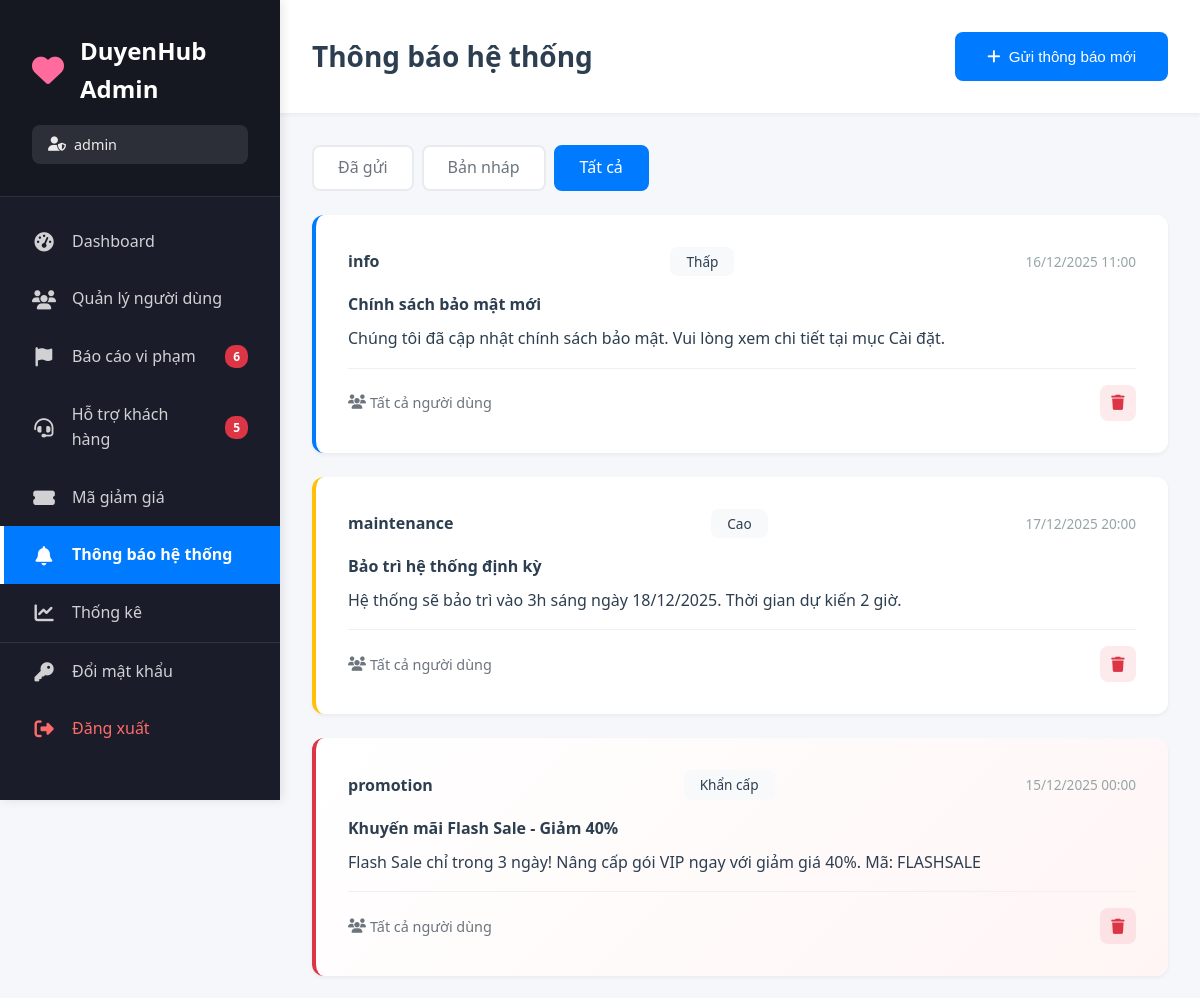
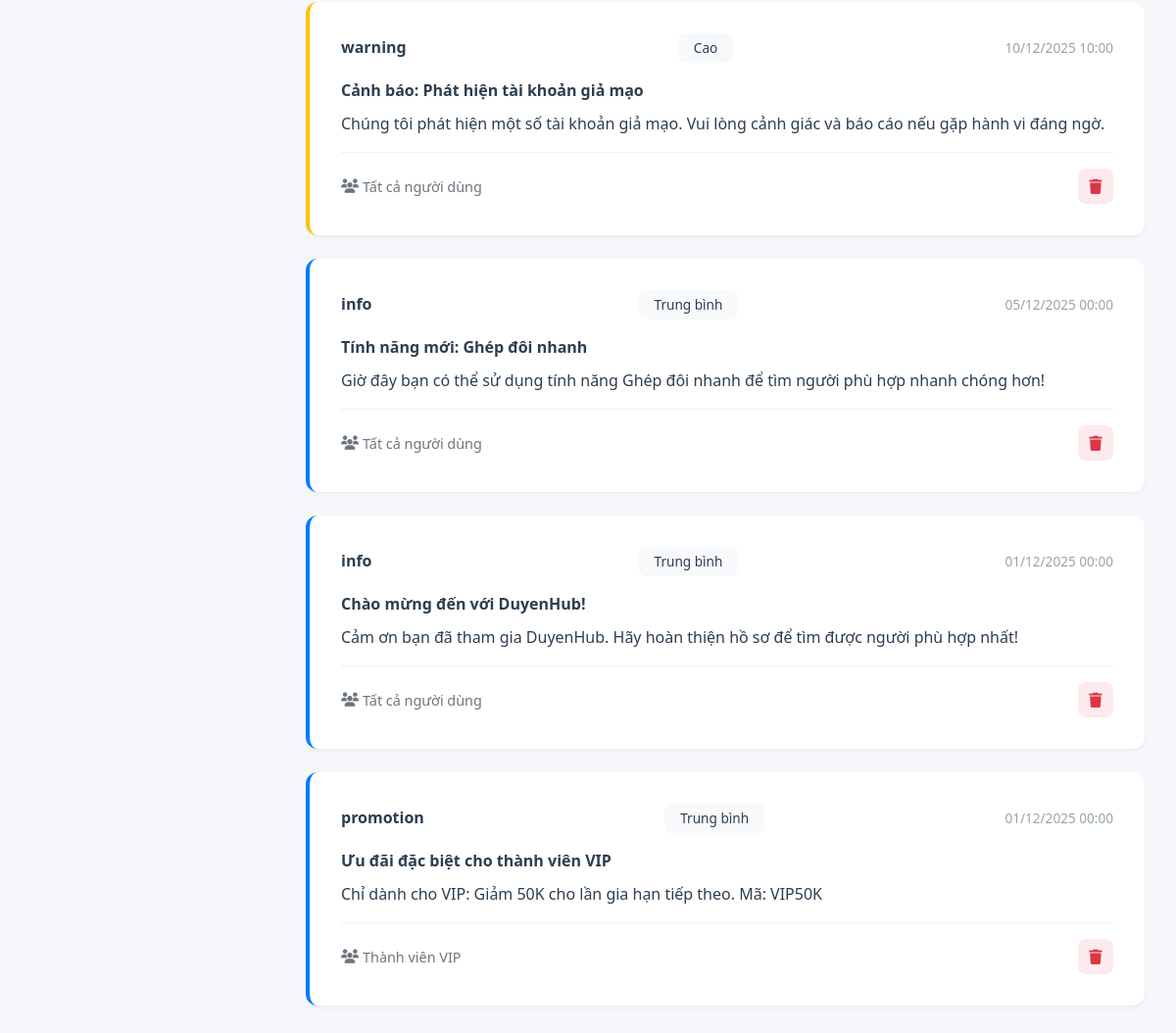
The page /views/admin/thongbao.php?filter=all (signed in) on the database its author committed (2 pictures, top to bottom).
### tables this page shows
CREATE TABLE `thongbaoheothong` (
  `maThongBao` int(11) NOT NULL,
  `tieuDe` varchar(255) NOT NULL,
  `noiDung` text NOT NULL,
  `loai` enum('info','warning','promotion','maintenance') DEFAULT 'info',
  `doUuTien` enum('low','medium','high','urgent') DEFAULT 'medium',
  `guiToi` enum('all','vip','specific') DEFAULT 'all',
  `maNguoiDungCuThe` text DEFAULT NULL,
  `trangThai` enum('draft','scheduled','sent') DEFAULT 'draft',
  `maAdminTao` int(11) DEFAULT NULL,
  `thoiDiemGui` datetime DEFAULT NULL,
  `thoiDiemTao` datetime DEFAULT current_timestamp()
);

### views/admin/thongbao.php (the view, shortened to what this page needs)
<?php
$db = clsConnect::getInstance()->connect();
$filter = $_GET['filter'] ?? 'sent';
$sql = "SELECT * FROM thongbaoheothong";
$sql .= " ORDER BY thoiDiemTao DESC LIMIT 100";
$result = $db->query($sql);
$notifications = $result->fetch_all(MYSQLI_ASSOC);
?>
<!DOCTYPE html>
<html lang="vi">
<head>
    <link rel="stylesheet" href="https://cdnjs.cloudflare.com/ajax/libs/font-awesome/6.4.0/css/all.min.css">
    <link rel="stylesheet" href="../../public/css/admin.css?v=<?php echo time(); ?>">
</head>
<body>
    <div class="admin-wrapper">
        <?php include 'sidebar.php'; ?>
        <main class="main-content">
            <div class="top-bar">
                <h1>Thông báo hệ thống</h1>
                <button onclick="showSendModal()" class="btn btn-primary">
                    <i class="fas fa-plus"></i> Gửi thông báo mới
                </button>
            </div>
            <div class="content-area">
                <div class="filter-tabs">
                    <a href="?filter=sent" class="<?php echo $filter === 'sent' ? 'active' : ''; ?>">Đã gửi</a>
                    <a href="?filter=draft" class="<?php echo $filter === 'draft' ? 'active' : ''; ?>">Bản nháp</a>
                    <a href="?filter=all" class="<?php echo $filter === 'all' ? 'active' : ''; ?>">Tất cả</a>
                </div>
                <div class="notification-list">
                    <?php foreach ($notifications as $notif): ?>
                    <div class="notification-card priority-<?php echo $notif['doUuTien']; ?>">
                        <div class="notification-header">
                            <div class="notification-type">
                                <?php
                                $types = [
                                    'info' => '<i class="fas fa-info-circle"></i> Thông tin',
                                    'warning' => '<i class="fas fa-exclamation-triangle"></i> Cảnh báo',
                                    'promotion' => '<i class="fas fa-gift"></i> Khuyến mãi',
                                    'maintenance' => '<i class="fas fa-tools"></i> Bảo trì'
                                ];
                                echo $types[$notif['loai']] ?? $notif['loai'];
                                ?>
                            </div>
                            <div class="notification-priority">
                                <?php
                                $priorities = [
                                    'low' => 'Thấp',
                                    'medium' => 'Trung bình',
                                    'high' => 'Cao',
                                    'urgent' => 'Khẩn cấp'
                                ];
                                echo $priorities[$notif['doUuTien']] ?? $notif['doUuTien'];
                                ?>
                            </div>
                            <div class="notification-time">
                                <?php echo date('d/m/Y H:i', strtotime($notif['thoiDiemGui'] ?? $notif['thoiDiemTao'])); ?>
                            </div>
                        </div>
                        <div class="notification-content">
                            <h4><?php echo htmlspecialchars($notif['tieuDe']); ?></h4>
                            <p><?php echo nl2br(htmlspecialchars($notif['noiDung'])); ?></p>
                        </div>
                        <div class="notification-footer">
                            <div class="notification-target">
                                <i class="fas fa-users"></i>
                                <?php
                                $sendTo = [
                                    'all' => 'Tất cả người dùng',
                                    'vip' => 'Thành viên VIP',
                                    'specific' => 'Người dùng cụ thể'
                                ];
                                echo $sendTo[$notif['guiToi']] ?? $notif['guiToi'];
                                ?>
                            </div>
                            <div class="notification-actions">
                                <form method="POST" style="display: inline;" onsubmit="return confirm('Bạn có chắc muốn xóa thông báo này?');">
                                    <button type="submit" class="btn-action btn-danger" title="Xóa">
                                        <i class="fas fa-trash"></i>
                                    </button>
                                </form>
                            </div>
                        </div>
                    </div>
                    <?php endforeach; ?>
                </div>
            </div>
        </main>
    </div>
</body>
</html>

### public/css/admin.css (style rules this page uses)
:root { --primary: #007bff; --secondary: #6c757d; --success: #28a745; --danger: #dc3545; --warning: #ffc107; --info: #17a2b8; --light: #f8f9fa; --dark: #343a40; --sidebar-bg: #1a1d29; --sidebar-hover: #252837; --sidebar-active: #007bff; --text-primary: #2c3e50; --text-secondary: #6c757d; --text-light: #95a5a6; --spacing-xs: 0.25rem; --spacing-sm: 0.5rem; --spacing-md: 1rem; --spacing-lg: 1.5rem; --spacing-xl: 2rem; --border-radius: 8px; --border-radius-sm: 4px; --border-radius-lg: 12px; --shadow-sm: 0 2px 4px rgba(0,0,0,0.05); --shadow-md: 0 4px 8px rgba(0,0,0,0.1); --shadow-lg: 0 8px 16px rgba(0,0,0,0.15); }
* { margin: 0; padding: 0; box-sizing: border-box; }
body { font-family: 'Segoe UI', -apple-system, BlinkMacSystemFont, 'Roboto', 'Helvetica Neue', Arial, sans-serif; background: #f5f7fa; color: var(--text-primary); line-height: 1.6; overflow-x: hidden; }
.admin-wrapper { display: flex; min-height: 100vh; }
.main-content { flex: 1; margin-left: 280px; min-height: 100vh; background: #f5f7fa; }
.top-bar { background: white; padding: var(--spacing-xl); box-shadow: var(--shadow-sm); display: flex; justify-content: space-between; align-items: center; position: sticky; top: 0; z-index: 100; }
.top-bar h1 { font-size: 1.75rem; font-weight: 700; color: var(--text-primary); margin: 0; }
.content-area { padding: var(--spacing-xl); }
.filter-tabs { display: flex; gap: var(--spacing-sm); margin-bottom: var(--spacing-lg); flex-wrap: wrap; }
.filter-tabs a { padding: var(--spacing-sm) var(--spacing-lg); background: white; color: var(--text-secondary); text-decoration: none; border-radius: var(--border-radius); font-weight: 500; transition: all 0.3s ease; border: 2px solid #e9ecef; }
.filter-tabs a.active { background: var(--primary); color: white; border-color: var(--primary); }
.btn-action { width: 36px; height: 36px; border: none; border-radius: var(--border-radius); display: inline-flex; align-items: center; justify-content: center; cursor: pointer; transition: all 0.3s ease; font-size: 0.95rem; }
.btn-action.btn-danger { background: rgba(220, 53, 69, 0.1); color: var(--danger); }
.btn { display: inline-flex; align-items: center; gap: var(--spacing-sm); padding: var(--spacing-md) var(--spacing-xl); border: none; border-radius: var(--border-radius); font-size: 0.95rem; font-weight: 500; cursor: pointer; transition: all 0.3s ease; text-decoration: none; }
.btn-primary { background: var(--primary); color: white; }
.btn-danger { background: var(--danger); color: white; }
.notification-list { display: flex; flex-direction: column; gap: var(--spacing-lg); }
.notification-card { background: white; border-radius: var(--border-radius-lg); padding: var(--spacing-xl); box-shadow: var(--shadow-sm); border-left: 4px solid var(--primary); }
.notification-card.priority-high { border-left-color: var(--warning); }
.notification-card.priority-urgent { border-left-color: var(--danger); background: linear-gradient(135deg, white 0%, #fff5f5 100%); }
.notification-header { display: flex; justify-content: space-between; align-items: center; margin-bottom: var(--spacing-md); flex-wrap: wrap; gap: var(--spacing-md); }
.notification-type { display: flex; align-items: center; gap: var(--spacing-xs); font-weight: 600; color: var(--text-primary); }
.notification-priority { padding: var(--spacing-xs) var(--spacing-md); background: #f8f9fa; border-radius: var(--border-radius); font-size: 0.85rem; }
.notification-time { color: var(--text-light); font-size: 0.85rem; }
.notification-content h4 { margin-bottom: var(--spacing-sm); color: var(--text-primary); }
.notification-footer { display: flex; justify-content: space-between; align-items: center; margin-top: var(--spacing-md); padding-top: var(--spacing-md); border-top: 1px solid #f0f0f0; }
.notification-target { display: flex; align-items: center; gap: var(--spacing-xs); color: var(--text-secondary); font-size: 0.9rem; }

### rows shown on the page
thongbaoheothong: loai "info", doUuTien "Thấp", thoiDiemGui+thoiDiemTao "16/12/2025 11:00", tieuDe "Chính sách bảo mật mới", noiDung "Chúng tôi đã cập nhật chính sách bảo mật. Vui lòng xem chi tiết tại mục Cài đặt.", guiToi "Tất cả người dùng"
thongbaoheothong: loai "maintenance", doUuTien "Cao", thoiDiemGui "17/12/2025 20:00", tieuDe "Bảo trì hệ thống định kỳ", noiDung "Hệ thống sẽ bảo trì vào 3h sáng ngày 18/12/2025. Thời gian dự kiến 2 giờ.", guiToi "Tất cả người dùng"
thongbaoheothong: loai "promotion", doUuTien "Khẩn cấp", thoiDiemGui "15/12/2025 00:00", tieuDe "Khuyến mãi Flash Sale - Giảm 40%", noiDung "Flash Sale chỉ trong 3 ngày! Nâng cấp gói VIP ngay với giảm giá 40%. Mã: FLASHSALE", guiToi "Tất cả người dùng"
thongbaoheothong: loai "warning", doUuTien "Cao", thoiDiemGui "10/12/2025 10:00", tieuDe "Cảnh báo: Phát hiện tài khoản giả mạo", noiDung "Chúng tôi phát hiện một số tài khoản giả mạo. Vui lòng cảnh giác và báo cáo nếu gặp hành vi đáng ngờ.", guiToi "Tất cả người dùng"
thongbaoheothong: loai "info", doUuTien "Trung bình", thoiDiemGui "05/12/2025 00:00", tieuDe "Tính năng mới: Ghép đôi nhanh", noiDung "Giờ đây bạn có thể sử dụng tính năng Ghép đôi nhanh để tìm người phù hợp nhanh chóng hơn!", guiToi "Tất cả người dùng"
thongbaoheothong: loai "info", doUuTien "Trung bình", thoiDiemGui "01/12/2025 00:00", tieuDe "Chào mừng đến với DuyenHub!", noiDung "Cảm ơn bạn đã tham gia DuyenHub. Hãy hoàn thiện hồ sơ để tìm được người phù hợp nhất!", guiToi "Tất cả người dùng"
thongbaoheothong: loai "promotion", doUuTien "Trung bình", thoiDiemGui "01/12/2025 00:00", tieuDe "Ưu đãi đặc biệt cho thành viên VIP", noiDung "Chỉ dành cho VIP: Giảm 50K cho lần gia hạn tiếp theo. Mã: VIP50K", guiToi "Thành viên VIP"

### other values the page prints
$adminName "admin"
$pendingReports "6"
$pendingSupport "5"
